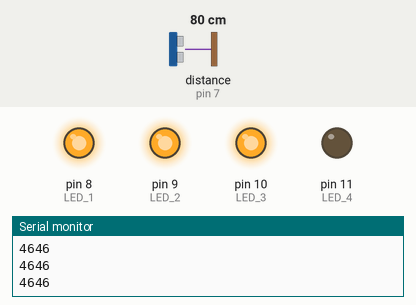
Bench run of a sketch on a simulated Arduino Uno, built with avr-gcc and run on an emulated ATmega328P. Parts: output pins drawn as LEDs (lit = HIGH), the last lines printed to the serial monitor. Wiring (inferred from the names in the program): ultrasonic range finder: trigger pin 7; echo pin 7. The test bench sets the inputs (shaded band); at power-on: distance to the obstacle (sensor on pin 7) 80 cm. The echo pulse lasts 58.3 µs per cm.

Above: at 1.3 s.
1.4 s: distance to the obstacle (sensor on pin 7) set to 37 cm
2.9 s: distance to the obstacle (sensor on pin 7) set to 32 cm
At 4.0 s:
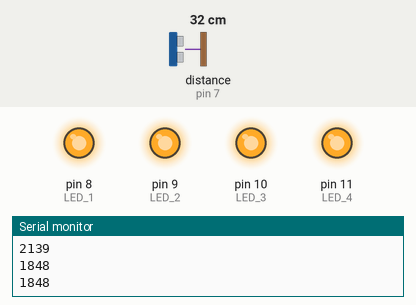
4.5 s: distance to the obstacle (sensor on pin 7) set to 250 cm
At 5.7 s:
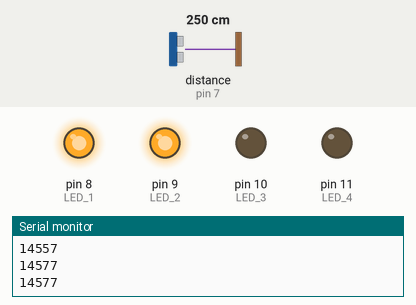
6.0 s: distance to the obstacle (sensor on pin 7) set to 255 cm
7.5 s: distance to the obstacle (sensor on pin 7) set to 261 cm
At 8.1 s:
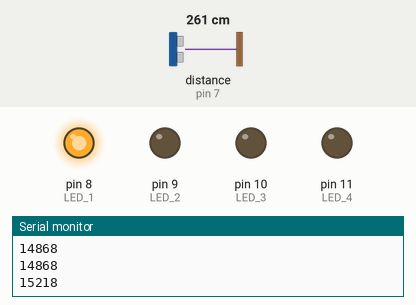
9.1 s: distance to the obstacle (sensor on pin 7) set to 2 cm
At 10.5 s:
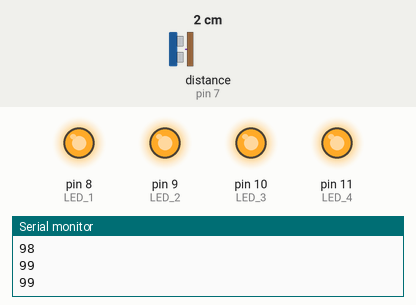
Timing chart, 0 to 11.6 s (numbered marks = the images above; inputs shaded):
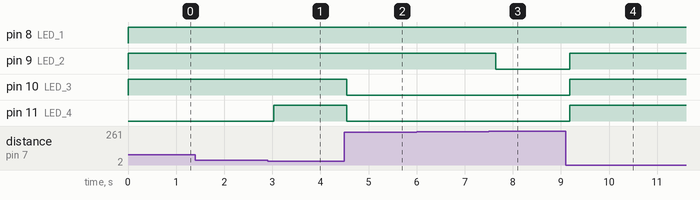

Measured:
- the behaviour switches between 35 and 34 cm on distance to the obstacle (sensor on pin 7) (found by bisection; images 0 and 1)
- the behaviour switches between 257 and 258 cm on distance to the obstacle (sensor on pin 7) (found by bisection; images 2 and 3)
- after the input at 2.9 s, pin 11 (LED_4): LOW → HIGH after 0.13 s
- after the input at 4.5 s, pin 10 (LED_3), pin 11 (LED_4): HIGH → LOW after 0.05 s
- after the input at 7.5 s, pin 9 (LED_2): HIGH → LOW after 0.15 s
- after the input at 9.1 s, pin 9 (LED_2), pin 10 (LED_3), pin 11 (LED_4): LOW → HIGH after 0.08 s

The sketch:

ex_13.ino
```cpp
//
// Created by marye on 2022-03-13.
//

/**
* Create a system with the proximity/distance sensor. You should use the sensor to get the information about the
 * distance to an obstacle. You should use four LEDs to indicate how close the obstacle is from the sensor.
 * If the object is out of range, then no LEDs should be turn on. If the object is in range, you should turn on 1, 2 or
 * 3 LEDs, depending on the distance. If the object is too close, you should turn on four LEDs.
*/

#define SENSOR_PIN 7
#define LED_1 8
#define LED_2 9
#define LED_3 10
#define LED_4 11


long distance = 0.0;


void setup()
{
    pinMode(LED_1, OUTPUT);
    pinMode(LED_2, OUTPUT);
    pinMode(LED_3, OUTPUT);
    pinMode(LED_4, OUTPUT);
    Serial.begin(9600);
}

void loop()
{
    distance = read_distance(SENSOR_PIN, SENSOR_PIN);
    Serial.println(distance);
    distance_displayer();
    delay(500);
}

void distance_displayer()
{
    if (distance < 2000.0)
    {
        digitalWrite(LED_1, HIGH);
        digitalWrite(LED_2, HIGH);
        digitalWrite(LED_3, HIGH);
        digitalWrite(LED_4, HIGH);
    } else if ( distance >= 2000.0 && distance < 7000.0)
    {
        digitalWrite(LED_1, HIGH);
        digitalWrite(LED_2, HIGH);
        digitalWrite(LED_3, HIGH);
        digitalWrite(LED_4, LOW);
    } else if (distance >= 7000.0 && distance < 15000.0)
    {
        digitalWrite(LED_1, HIGH);
        digitalWrite(LED_2, HIGH);
        digitalWrite(LED_3, LOW);
        digitalWrite(LED_4, LOW);
    } else if (distance >= 15000.0 && distance < 19000.0)
    {
        digitalWrite(LED_1, HIGH);
        digitalWrite(LED_2, LOW);
        digitalWrite(LED_3, LOW);
        digitalWrite(LED_4, LOW);
    } else if (distance > 19000.0)
    {
        digitalWrite(LED_1, LOW);
        digitalWrite(LED_2, LOW);
        digitalWrite(LED_3, LOW);
        digitalWrite(LED_4, LOW);
    }
}

long read_distance(int trigger_pin, int echo_pin)
{
    pinMode(trigger_pin, OUTPUT);
    digitalWrite(trigger_pin, LOW);
    delayMicroseconds(2);
    digitalWrite(trigger_pin, HIGH);
    delayMicroseconds(2);
    digitalWrite(trigger_pin, LOW);
    pinMode(echo_pin, INPUT);

    return pulseIn(echo_pin, HIGH);
}
```

ex_10.c
```cpp
//
// Created by marye on 2022-03-13.
//

/**
 * Write a program in C to check whether two given strings are an anagram. You must use pointers in this task.
 * Test Data :
 * Input the first String : spare
 * Input the second String : pears
 *
 * Expected Output :
 * spare and pears are Anagram.
*/

#include <stdio.h>
#include <stdlib.h>
#include <string.h>


#define PROPMT_1 "Input the first String :\n"
#define PROPMT_2 "Input the second String :\n"
#define MAX_INPUT 100


int isAnagram(char *word_1, char *word_2);


int main()
{
    char *input_1 = malloc(sizeof (char) * MAX_INPUT);
    char *input_2 = malloc(sizeof (char) * MAX_INPUT);
    int boolean = 0;
    int length_1;
    int length_2;

    printf(PROPMT_1);
    fgets(input_1, MAX_INPUT, stdin);

    printf(PROPMT_2);
    fgets(input_2, MAX_INPUT, stdin);

    length_1 = strlen(input_1);
    length_2 = strlen(input_2);

    if (length_1 == length_2)
    {
        boolean = isAnagram(input_1, input_2);
    }

    strtok(input_1, "\n");
    strtok(input_2, "\n");

    if(boolean == 1)
    {
        printf("%s and %s are anagram.\n", input_1, input_2);
    } else
    {
        printf("%s and %s are not anagram.\n", input_1, input_2);
    }

    free(input_1);
    free(input_2);
    return  0;
}

int isAnagram(char *word_1, char *word_2) {

    int i;
    int j;
    int anagram = 0;
    int counter = 0;
    int length = strlen(word_2) - 1;
    char cpy_1[length];
    char cpy_2[length];

    strcpy(cpy_1, word_1);
    strcpy(cpy_2, word_2);

    for(i = 0; i <= length; i++)
    {
        for(j = 0; j < length; j++)
        {
            if(cpy_1[i] == cpy_2[j])
            {
                counter ++;
            }
        }
    }

    if (counter == length)
    {
        anagram = 1;
    }

    return anagram;
}
```

ex_11.c
```cpp
//
// Created by marye on 2022-03-13.
//

/**
* Write a C program to input any number from user and check whether nth bit of the given number is set (1) or not (0).
 * Example Input
 * Input number: 12
 * Input nth bit number: 2
 * Output
 * 2 bit of 12 is set (1)
*/

#include <stdio.h>
#include <stdlib.h>

#define PROMPT_1 "Input number:\n"
#define PROMPT_2 "Input nth bit number:\n"
#define MAX_BIT 32


void dec_to_bin(int *pInt, char bin[32]);

char find_bit(int *bit_num, char bin[32]);

int main()
{
    int *input_num = malloc(sizeof (int));
    int *input_bit = malloc(sizeof(int));
    char input_bin[MAX_BIT] = {0};
    char the_bit = 0;

    printf(PROMPT_1);
    scanf("%d", input_num);

    printf(PROMPT_2);
    scanf("%d", input_bit);

    dec_to_bin(input_num, input_bin);

    the_bit = find_bit(input_bit, input_bin);

    printf("Bit number %d of %d is set (%c)", *input_bit, *input_num, the_bit);

    free(input_num);
    free(input_bit);
    return 0;

}

char find_bit(int *bit_num, char bin[32]) {
    char bit;
    bit = bin[*bit_num];
    return bit;
}

void dec_to_bin(int *pInt, char bin[32]) {
    int i = 0;
    int r;

    for(; i < 32; i++)
    {
        r = *pInt % 2;
        bin[i] = (r + '0');
        *pInt /= 2;
    }
}
```

ex_12.c
```cpp
//
// Created by marye on 2022-03-13.
//

/**
*Write a C program to input any number from user and toggle or invert or flip nth bit of the given number using bitwise
 * operator.
 * Example Input
 * Input number: 22
 * Input nth bit to toggle: 1
 * Output
 * After toggling nth bit: 20 (in decimal)
*/

#include <stdio.h>
#include <stdlib.h>
#include <math.h>

#define PROMPT_1 "Input number:\n"
#define PROMPT_2 "Input nth bit to toggle:\n"
#define MAX_BIT 32


void dec_to_bin(int *num, char bin[32]);
void flip_bit(int *bit, char bin[32]);
int bin_to_dec(char bin[32]);

int main()
{
    int *input_num = malloc(sizeof (int));
    int *input_bit = malloc(sizeof (int));
    char bin[MAX_BIT];    //Type is char to get less memory
    int output;

    printf(PROMPT_1);
    scanf("%d", input_num);

    printf(PROMPT_2);
    scanf("%d", input_bit);

    dec_to_bin(input_num, bin);
    flip_bit(input_bit, bin);
    output = bin_to_dec(bin);


    printf("After toggling %dth bit: %d (in decimal)", *input_bit, output);

    free(input_num);
    free(input_bit);
    return 0;
}

int bin_to_dec(char bin[32])
{
    int result = 0;
    int i = 0;

    for(; i < 32; i++)
    {
        int j = bin[i] - '0';
        result = j * pow(2, i) + result;
    }
    return result;
}


void flip_bit(int *bit, char bin[32])
{
    if (bin[*bit] == '1')
    {
        bin[*bit] = '0';
    } else
    {
        bin[*bit] = '1';
    }
}

void dec_to_bin(int *num, char bin[32])
{
    int i = 0;
    int number = *num;

    for(i; i < 32; i++)
    {
        bin[i] = (number % 2) + '0';
        number /= 2;
    }
}
```

ex_15.c
```cpp
//
// Created by marye on 2022-03-14.
//

/**
 * The following program has two mistakes in it, please find them, explain why these are mistakes and correct them:
 */

#include <stdio.h>
#define MAX_SIZE 5 //Maximum size of the array
 int main()
 {
     int arr[MAX_SIZE]; //Declares an array size
     int i, num; //Enter size of array

     printf("Enter size of the array: ");
     scanf("%d", &num); //Reading elements of array

     printf("Enter elements in array: ");

     for(i=0; i<num; i++)
     {
         scanf("%d", &arr[i]);
     }
     printf("\nAll negative elements in array are: ");

     /**
      * The problem is ++i instead of i++
      */
     for(i=0; i<num; ++i)
     {
         //Printing negative elements
          if(arr[i] < 0)
          {
              printf("%d\t", arr[i]);
          }
     } return 0;
 }
```

ex_16.c
```cpp
//
// Created by marye on 2022-03-14.
//

/**
 * Write a C program to input marks of five subjects Physics, Chemistry, Biology, Mathematics and Computer, calculate
 * percentage and grade according to given conditions:
 * If percentage >= 90% : Grade A
 * If percentage >= 80% : Grade B
 * If percentage >= 70% : Grade C
 * If percentage >= 60% : Grade D
 * If percentage >= 40% : Grade E
 * If percentage < 40% : Grade F
 * Example Input
 * Input marks of five subjects: 95 95 97 98 90
 * Output
 * Percentage = 95.00 Grade A
 */
#include <stdio.h>
#include <stdlib.h>
#include <string.h>

#define NUM_OF_COURSES 5

float calc_percentage(int array[5]);

int main()
{
    setbuf(stdout, 0);
    int grades[NUM_OF_COURSES] = {0};
    const char *prompt_sub[NUM_OF_COURSES];
    float average_percentage;

    prompt_sub[0] = "Physic grade";
    prompt_sub[1] = "Chemistry grade";
    prompt_sub[2] = "Biology grade";
    prompt_sub[3] = "Mathematics grade";
    prompt_sub[4] = "Computer grade";

    for(int i = 0; i < NUM_OF_COURSES; i++)
    {
        printf("Please insert %s:", prompt_sub[i]);
        scanf("%d", &grades[i]);
    }

    average_percentage = calc_percentage(grades);

    printf("Average percentage is: %f   Grade: ", average_percentage*100);

    if(average_percentage >= 0.90)
    {
        printf("A");
    } else if(average_percentage < 0.90 && average_percentage >= 0.80)
    {
        printf("B");
    } else if(average_percentage < 0.80 && average_percentage >= 0.70)
    {
        printf("C");
    }
    else if(average_percentage < 0.70 && average_percentage >= 0.60)
    {
        printf("D");
    } else if(average_percentage < 0.60 && average_percentage >= 0.40)
    {
        printf("E");
    } else if(average_percentage < 0.40)
    {
        printf("F");
    }

    return 0;
}

float calc_percentage(int array[5]) {
    float *result = malloc(sizeof (float));
    *result = 0.0;
    int i = 0;

    for(; i < NUM_OF_COURSES; i++)
    {
        *result = *result + ((float)(array[i]) / 100.0) ;
    }
     *result = *result / ((float) NUM_OF_COURSES);

    return *result;
}
```

ex_17.c
```cpp
//
// Created by marye on 2022-03-14.
//
/**
 * Write a C program to concatenate two strings in single string. You cannot use the built-in function here. You should
 * use dynamic memory allocation at the heap. Example Input
 * Input string1: I love
 * Input string2: DIT632
 * Output
 * Concatenated string: I love DIT632
 */

#include <stdio.h>
#include <stdlib.h>

#define MAX_INPUT 100

int main()
{
    setbuf(stdout, 0);
    char *first_input = calloc(MAX_INPUT, 1);;
    char *second_input = calloc(MAX_INPUT, 1);
    char *p;

    printf("Input string1: ");
    fgets(first_input, MAX_INPUT, stdin);

    printf("Input string2: ");
    fgets(second_input, MAX_INPUT, stdin);

    p = first_input;

    while(*first_input != '\n')
    {
        first_input++;
    }

    while(*second_input != '\n')
    {
        *first_input = *second_input;

        first_input++;
        second_input++;
    }

    first_input = p;

    printf("%s", first_input);

    *first_input = '\0';
    *second_input = '\0';
    *p = '\0';

    return 0;
}
```

ex_3.c
```cpp
//
// Created by marye on 2022-03-11.
//
/**
 * Write a function
uint16_t make_16bit(uint8_t least_significant, uint8_t most_significant);
that combines the given bytes into a 16-bit integer and returns it as the result.
Note: In practice, the first argument contains 8 least significant bits of an unsigned 16-bit integer and the second
contains the 8 most significant bits.
Example:
print_bin(1) => 00000000.00000000.00000000.00000001
print_bin(7) => 00000000.00000000.00000000.00000111
print_bin(make_16bit(7, 1)) => 00000000.00000000.00000001.00000111
 */

#include <stdio.h>
#include <stdint.h>
#include <stdlib.h>
#include <string.h>

uint16_t * make_16bit(uint16_t *least_significant, uint16_t *most_significant);

void binary_converter(uint16_t *number);

int main()
{
    uint16_t *lSig = malloc(sizeof (uint16_t));
    uint16_t *mSig = malloc(sizeof (uint16_t));
    uint16_t *result;

    *lSig = 1;
    *mSig = 7;

    result = make_16bit(lSig, mSig);

    binary_converter(result);

    free(lSig);
    free(mSig);
    free(result);
}

void binary_converter(uint16_t *number) {
    int i = 0;
    char bin[35];
    for ( ; i < 35; i++)
    {
        if (i == 8 || i == 17 || i == 26)
        {
            bin[i] = '.';
        } else if (*number == 0)
        {
            bin[i] = '0';
        } else
        {
            bin[i] = *number % 2 + '0';
            *number = *number / 2;
        }
    }
    for(int j = strlen(bin); j >= 0; j--)
    {
        printf("%c", bin[j]);
    }
}

uint16_t * make_16bit(uint16_t *least_significant, uint16_t *most_significant) {
    uint16_t *result = malloc(sizeof (uint16_t));

    *result = *least_significant << 8 | *most_significant;
    return result;
}
```

ex_6.c
```cpp
//
// Created by marye on 2022-03-12.
//

/**
 * Write a program to read a string from the console/stdin and count the number of chars, words, and lines, and print
 * these quantities.
 */

#include <stdio.h>
#include <string.h>

#define PROMPT "Please enter your life changing sentence: \n"
#define MAX_LIMIT 1000

int main()
{
    char input[MAX_LIMIT];
    int charCounter = 0;
    int wordCounter = 0;
    int lineCounter = 0;

    printf(PROMPT);
    fgets(input, MAX_LIMIT, stdin);

    for(int i = 0; i < strlen(input); i++)
    {
        if(input[i] != ' ' && input[i] != '\n')
        {
            charCounter ++;
        } else if(input[i] == ' ')
        {
            wordCounter ++;
        } else if(input[i] == '\n')
        {
            lineCounter ++;
        }

    }
    if(charCounter != 0)
    {
        wordCounter++;
    }

    printf("There are %d characters, %d words and %d lines in your text.", charCounter, wordCounter, lineCounter);

    return 0;
}
```

ex_7.c
```cpp
//
// Created by marye on 2022-03-12.
//
/**
 * Write a program in C to add two numbers using pointers.
  Test Data :
  Input the first number : 5
  Input the second number : 6


  Expected Output :
  The sum of the entered numbers is : 11
 */

#include <stdio.h>
#include <stdlib.h>

#define PROMPT_1 "Please enter the first number:\n"
#define PROMPT_2 "Please enter the second number:\n"

int * sum_operator(int *num_1, int *num_2);

int main()
{
    int *first_num = malloc(sizeof (int));
    int *second_num = malloc(sizeof(int));

    int *sum;


    printf(PROMPT_1);
    scanf("%d", first_num);

    printf(PROMPT_2);
    scanf("%d", second_num);

    sum = sum_operator(first_num, second_num);

    printf("The summation of your numbers is:  %d", *sum);

    return 0;
}

int * sum_operator(int *num_1, int *num_2) {

    int *result = malloc(sizeof (int));

    *result = *num_1 + *num_2;

    return  result;
}
```

ex_8.c
```cpp
//
// Created by marye on 2022-03-12.
//

/**
 * (((NOT FINISHED YET)))
 * Write a program in C to print all permutations of a given string using pointers.
   Expected Output :
     The permutations of the string are :
     abcd abdc acbd acdb adcb adbc bacd badc bcad bcda
     bdca bdac cbad cbda cabd cadb cdab cdba dbca dbac
     dcba dcab dacb dabc
 */


#include <stdio.h>
#include <string.h>
#include <stdlib.h>

void permutate(char *word);

int factorial(int n);

int main()
{
    char given_string[] = "abcd";

    permutate(given_string);
}

void permutate(char *word) {

    int n = strlen(word);

    for(int i = 0; i < n ; i++)
    {
        for(int j = i; j < n; j++)
        {
            char copy_word[n];
            strncpy(copy_word, word, n);
            char temp = copy_word[i];
            copy_word[i] =copy_word[j];
            copy_word[j] = temp;
            printf("%s  ", copy_word);
        }
    }
}

int factorial(int n) {
    int result = 1;
    for(int i = 1; i <= n; i++)
    {
        result = i * result;
    }
    return result;
}
```

Source omitted: ex_9.c (3871 bytes)
